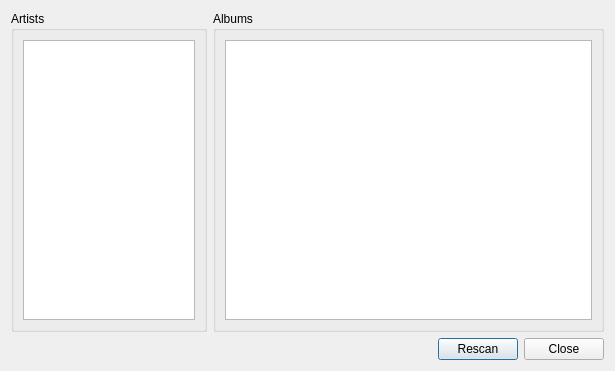
<?xml version="1.0" encoding="UTF-8"?>
<ui version="4.0">
 <class>Dialog</class>
 <widget class="QDialog" name="Dialog">
  <property name="geometry">
   <rect>
    <x>0</x>
    <y>0</y>
    <width>615</width>
    <height>371</height>
   </rect>
  </property>
  <property name="windowTitle">
   <string>Dialog</string>
  </property>
  <layout class="QVBoxLayout" name="verticalLayout_2">
   <item>
    <layout class="QHBoxLayout" name="horizontalLayout_3" stretch="1,2">
     <item>
      <widget class="QGroupBox" name="groupBox">
       <property name="title">
        <string>Artists</string>
       </property>
       <layout class="QVBoxLayout" name="verticalLayout">
        <item>
         <widget class="QListWidget" name="artists">
          <property name="horizontalScrollBarPolicy">
           <enum>Qt::ScrollBarAlwaysOff</enum>
          </property>
         </widget>
        </item>
       </layout>
      </widget>
     </item>
     <item>
      <widget class="QGroupBox" name="groupBox_2">
       <property name="title">
        <string>Albums</string>
       </property>
       <layout class="QHBoxLayout" name="horizontalLayout_2">
        <item>
         <widget class="QListWidget" name="albums">
          <property name="horizontalScrollBarPolicy">
           <enum>Qt::ScrollBarAlwaysOff</enum>
          </property>
         </widget>
        </item>
       </layout>
      </widget>
     </item>
    </layout>
   </item>
   <item>
    <layout class="QHBoxLayout" name="horizontalLayout">
     <item>
      <spacer name="horizontalSpacer">
       <property name="orientation">
        <enum>Qt::Horizontal</enum>
       </property>
       <property name="sizeHint" stdset="0">
        <size>
         <width>40</width>
         <height>20</height>
        </size>
       </property>
      </spacer>
     </item>
     <item>
      <widget class="QPushButton" name="rescan">
       <property name="text">
        <string>Rescan</string>
       </property>
      </widget>
     </item>
     <item>
      <widget class="QPushButton" name="close">
       <property name="text">
        <string>Close</string>
       </property>
      </widget>
     </item>
    </layout>
   </item>
  </layout>
 </widget>
 <resources/>
 <connections/>
</ui>
